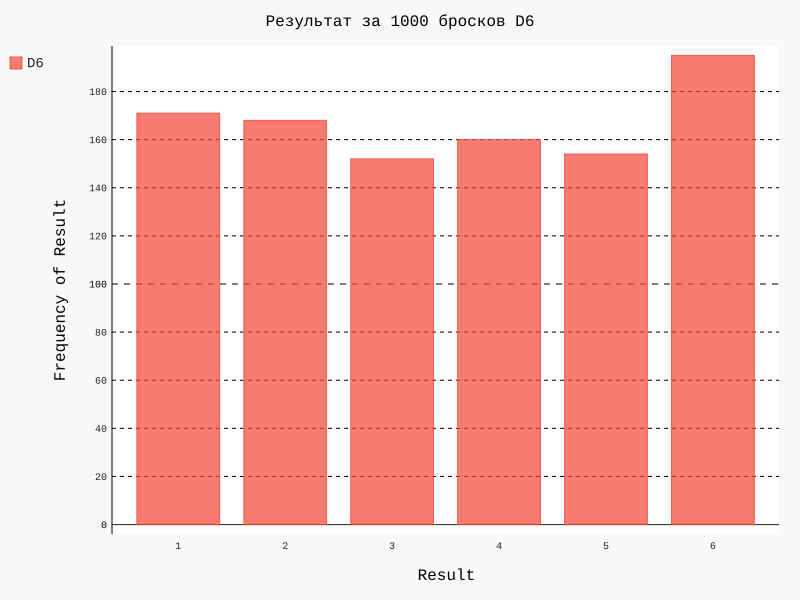

The Python source for this figure:
from die import Die
import pygal
die = Die()

# Моделирование серии бросков с сохранением результатов в списке
results = []
for _ in range(1000):
    result = die.roll()
    results.append(result)

# Анализ результатов
frequencies = []
for value in range(1, die.num_sides+1):
    frequency = results.count(value)
    frequencies.append(frequency)

# Визуализация результатов.
hist = pygal.Bar()

hist.title = 'Результат за 1000 бросков D6'
hist.x_labels = ['1', '2', '3', '4', '5', '6']
hist.x_title = "Result"
hist.y_title = 'Frequency of Result'

hist.add('D6', frequencies)
hist.render_to_file('die_visual.svg')
